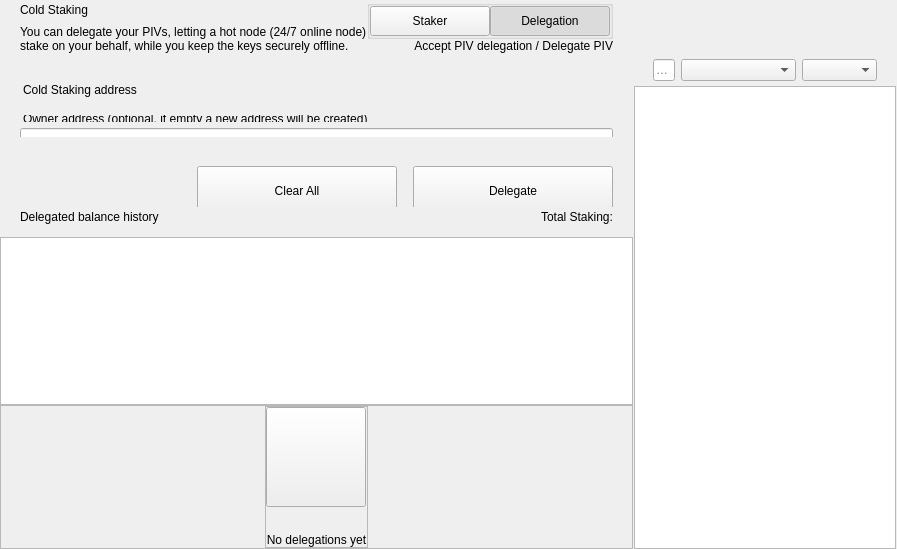
<?xml version="1.0" encoding="UTF-8"?>
<ui version="4.0">
 <class>ColdStakingWidget</class>
 <widget class="QWidget" name="ColdStakingWidget">
  <property name="geometry">
   <rect>
    <x>0</x>
    <y>0</y>
    <width>629</width>
    <height>549</height>
   </rect>
  </property>
  <property name="windowTitle">
   <string>Form</string>
  </property>
  <layout class="QHBoxLayout" name="horizontalLayout_1" stretch="2,1">
   <property name="spacing">
    <number>0</number>
   </property>
   <property name="leftMargin">
    <number>0</number>
   </property>
   <property name="topMargin">
    <number>0</number>
   </property>
   <property name="rightMargin">
    <number>0</number>
   </property>
   <property name="bottomMargin">
    <number>0</number>
   </property>
   <item>
    <widget class="QWidget" name="left" native="true">
     <layout class="QVBoxLayout" name="verticalLayout_3">
      <property name="leftMargin">
       <number>0</number>
      </property>
      <property name="topMargin">
       <number>0</number>
      </property>
      <property name="rightMargin">
       <number>0</number>
      </property>
      <property name="bottomMargin">
       <number>0</number>
      </property>
      <item>
       <layout class="QVBoxLayout" name="verticalLayout_2">
        <property name="spacing">
         <number>0</number>
        </property>
        <item>
         <layout class="QVBoxLayout" name="verticalLayoutTop">
          <property name="spacing">
           <number>0</number>
          </property>
          <property name="leftMargin">
           <number>0</number>
          </property>
          <property name="rightMargin">
           <number>0</number>
          </property>
          <item>
           <widget class="QWidget" name="containerTitle" native="true">
            <property name="sizePolicy">
             <sizepolicy hsizetype="Preferred" vsizetype="Minimum">
              <horstretch>0</horstretch>
              <verstretch>0</verstretch>
             </sizepolicy>
            </property>
            <property name="maximumSize">
             <size>
              <width>16777215</width>
              <height>100</height>
             </size>
            </property>
            <layout class="QHBoxLayout" name="containerTitleLayout">
             <property name="spacing">
              <number>0</number>
             </property>
             <property name="leftMargin">
              <number>20</number>
             </property>
             <property name="topMargin">
              <number>0</number>
             </property>
             <property name="rightMargin">
              <number>20</number>
             </property>
             <property name="bottomMargin">
              <number>0</number>
             </property>
             <item>
              <layout class="QVBoxLayout" name="verticalLayout11">
               <property name="spacing">
                <number>5</number>
               </property>
               <item>
                <widget class="QLabel" name="labelTitle">
                 <property name="text">
                  <string>Cold Staking</string>
                 </property>
                </widget>
               </item>
               <item>
                <widget class="QLabel" name="labelSubtitle1">
                 <property name="maximumSize">
                  <size>
                   <width>16777215</width>
                   <height>16777215</height>
                  </size>
                 </property>
                 <property name="text">
                  <string>You can delegate your PIVs, letting a hot node (24/7 online node)
stake on your behalf, while you keep the keys securely offline.</string>
                 </property>
                </widget>
               </item>
              </layout>
             </item>
             <item>
              <spacer name="horizontalSpacer">
               <property name="orientation">
                <enum>Qt::Horizontal</enum>
               </property>
               <property name="sizeHint" stdset="0">
                <size>
                 <width>40</width>
                 <height>20</height>
                </size>
               </property>
              </spacer>
             </item>
             <item>
              <widget class="QWidget" name="containerViewPrivacyChecks" native="true">
               <layout class="QVBoxLayout" name="containerPrivacyChecks">
                <property name="spacing">
                 <number>0</number>
                </property>
                <property name="leftMargin">
                 <number>0</number>
                </property>
                <property name="topMargin">
                 <number>0</number>
                </property>
                <property name="rightMargin">
                 <number>0</number>
                </property>
                <property name="bottomMargin">
                 <number>0</number>
                </property>
                <item alignment="Qt::AlignHCenter|Qt::AlignVCenter">
                 <widget class="QGroupBox" name="groupBox">
                  <property name="title">
                   <string/>
                  </property>
                  <layout class="QHBoxLayout" name="horizontalLayout_2_1">
                   <property name="spacing">
                    <number>0</number>
                   </property>
                   <property name="leftMargin">
                    <number>0</number>
                   </property>
                   <property name="topMargin">
                    <number>0</number>
                   </property>
                   <property name="rightMargin">
                    <number>0</number>
                   </property>
                   <property name="bottomMargin">
                    <number>0</number>
                   </property>
                   <item>
                    <widget class="QPushButton" name="pushLeft">
                     <property name="minimumSize">
                      <size>
                       <width>120</width>
                       <height>30</height>
                      </size>
                     </property>
                     <property name="maximumSize">
                      <size>
                       <width>120</width>
                       <height>30</height>
                      </size>
                     </property>
                     <property name="focusPolicy">
                      <enum>Qt::NoFocus</enum>
                     </property>
                     <property name="text">
                      <string>Staker</string>
                     </property>
                     <property name="checkable">
                      <bool>true</bool>
                     </property>
                     <property name="autoExclusive">
                      <bool>true</bool>
                     </property>
                    </widget>
                   </item>
                   <item>
                    <widget class="QPushButton" name="pushRight">
                     <property name="minimumSize">
                      <size>
                       <width>120</width>
                       <height>30</height>
                      </size>
                     </property>
                     <property name="maximumSize">
                      <size>
                       <width>120</width>
                       <height>30</height>
                      </size>
                     </property>
                     <property name="focusPolicy">
                      <enum>Qt::NoFocus</enum>
                     </property>
                     <property name="text">
                      <string>Delegation</string>
                     </property>
                     <property name="checkable">
                      <bool>true</bool>
                     </property>
                     <property name="checked">
                      <bool>true</bool>
                     </property>
                     <property name="autoExclusive">
                      <bool>true</bool>
                     </property>
                    </widget>
                   </item>
                  </layout>
                 </widget>
                </item>
                <item alignment="Qt::AlignTop">
                 <widget class="QLabel" name="labelSubtitle2">
                  <property name="text">
                   <string>Accept PIV delegation / Delegate PIV</string>
                  </property>
                  <property name="alignment">
                   <set>Qt::AlignRight|Qt::AlignTrailing|Qt::AlignVCenter</set>
                  </property>
                 </widget>
                </item>
               </layout>
              </widget>
             </item>
            </layout>
           </widget>
          </item>
          <item>
           <spacer name="verticalSpacer_2">
            <property name="orientation">
             <enum>Qt::Vertical</enum>
            </property>
            <property name="sizeType">
             <enum>QSizePolicy::Fixed</enum>
            </property>
            <property name="sizeHint" stdset="0">
             <size>
              <width>20</width>
              <height>30</height>
             </size>
            </property>
           </spacer>
          </item>
          <item>
           <widget class="QWidget" name="containerSend" native="true">
            <property name="minimumSize">
             <size>
              <width>0</width>
              <height>50</height>
             </size>
            </property>
            <layout class="QVBoxLayout" name="containerSendRow">
             <property name="spacing">
              <number>6</number>
             </property>
             <property name="leftMargin">
              <number>0</number>
             </property>
             <property name="topMargin">
              <number>0</number>
             </property>
             <property name="rightMargin">
              <number>0</number>
             </property>
             <property name="bottomMargin">
              <number>0</number>
             </property>
             <item>
              <widget class="QLabel" name="labelEditTitle">
               <property name="maximumSize">
                <size>
                 <width>16777215</width>
                 <height>30</height>
                </size>
               </property>
               <property name="styleSheet">
                <string notr="true">padding-left:20px; padding-bottom:3px;</string>
               </property>
               <property name="text">
                <string>Cold Staking address</string>
               </property>
              </widget>
             </item>
             <item>
              <spacer name="verticalSpacer_6">
               <property name="orientation">
                <enum>Qt::Vertical</enum>
               </property>
               <property name="sizeType">
                <enum>QSizePolicy::Fixed</enum>
               </property>
               <property name="sizeHint" stdset="0">
                <size>
                 <width>20</width>
                 <height>9</height>
                </size>
               </property>
              </spacer>
             </item>
             <item>
              <widget class="QWidget" name="containerOwner" native="true">
               <layout class="QVBoxLayout" name="vContainerOwner">
                <property name="spacing">
                 <number>4</number>
                </property>
                <property name="leftMargin">
                 <number>20</number>
                </property>
                <property name="topMargin">
                 <number>0</number>
                </property>
                <property name="rightMargin">
                 <number>20</number>
                </property>
                <property name="bottomMargin">
                 <number>0</number>
                </property>
                <item>
                 <widget class="QLabel" name="labelSubtitleDescription">
                  <property name="maximumSize">
                   <size>
                    <width>16777215</width>
                    <height>20</height>
                   </size>
                  </property>
                  <property name="styleSheet">
                   <string notr="true">margin-bottom:2px;
                   margin-left:0.05px;
                   padding:0px;</string>
                  </property>
                  <property name="text">
                   <string>Owner address (optional, if empty a new address will be created)</string>
                  </property>
                 </widget>
                </item>
                <item>
                 <widget class="QLineEdit" name="lineEditOwnerAddress">
                  <property name="minimumSize">
                   <size>
                    <width>0</width>
                    <height>50</height>
                   </size>
                  </property>
                  <property name="maximumSize">
                   <size>
                    <width>16777215</width>
                    <height>50</height>
                   </size>
                  </property>
                  <property name="styleSheet">
                   <string notr="true"/>
                  </property>
                  <property name="placeholderText">
                   <string>Enter owner address</string>
                  </property>
                 </widget>
                </item>
               </layout>
              </widget>
             </item>
            </layout>
           </widget>
          </item>
         </layout>
        </item>
        <item>
         <spacer name="verticalSpacer_3">
          <property name="orientation">
           <enum>Qt::Vertical</enum>
          </property>
          <property name="sizeType">
           <enum>QSizePolicy::Minimum</enum>
          </property>
          <property name="sizeHint" stdset="0">
           <size>
            <width>20</width>
            <height>20</height>
           </size>
          </property>
         </spacer>
        </item>
        <item>
         <widget class="QWidget" name="containerBtn" native="true">
          <property name="minimumSize">
           <size>
            <width>0</width>
            <height>50</height>
           </size>
          </property>
          <layout class="QHBoxLayout" name="horizontalLayout">
           <property name="rightMargin">
            <number>20</number>
           </property>
           <item>
            <spacer name="horizontalSpacer_2">
             <property name="orientation">
              <enum>Qt::Horizontal</enum>
             </property>
             <property name="sizeHint" stdset="0">
              <size>
               <width>200</width>
               <height>20</height>
              </size>
             </property>
            </spacer>
           </item>
           <item>
            <layout class="QHBoxLayout" name="horizontalLayout_7">
             <item>
              <spacer name="horizontalSpacer_3">
               <property name="orientation">
                <enum>Qt::Horizontal</enum>
               </property>
               <property name="sizeType">
                <enum>QSizePolicy::Expanding</enum>
               </property>
               <property name="sizeHint" stdset="0">
                <size>
                 <width>40</width>
                 <height>20</height>
                </size>
               </property>
              </spacer>
             </item>
             <item>
              <widget class="QPushButton" name="pushButtonClear">
               <property name="minimumSize">
                <size>
                 <width>200</width>
                 <height>50</height>
                </size>
               </property>
               <property name="focusPolicy">
                <enum>Qt::NoFocus</enum>
               </property>
               <property name="text">
                <string>Clear All</string>
               </property>
              </widget>
             </item>
             <item>
              <spacer name="horizontalSpacer_4">
               <property name="orientation">
                <enum>Qt::Horizontal</enum>
               </property>
               <property name="sizeType">
                <enum>QSizePolicy::Fixed</enum>
               </property>
               <property name="sizeHint" stdset="0">
                <size>
                 <width>10</width>
                 <height>20</height>
                </size>
               </property>
              </spacer>
             </item>
             <item>
              <widget class="QPushButton" name="pushButtonSend">
               <property name="minimumSize">
                <size>
                 <width>200</width>
                 <height>50</height>
                </size>
               </property>
               <property name="maximumSize">
                <size>
                 <width>200</width>
                 <height>50</height>
                </size>
               </property>
               <property name="focusPolicy">
                <enum>Qt::NoFocus</enum>
               </property>
               <property name="text">
                <string>Delegate</string>
               </property>
              </widget>
             </item>
            </layout>
           </item>
          </layout>
         </widget>
        </item>
        <item>
         <widget class="QWidget" name="containerHistoryLabel" native="true">
          <layout class="QHBoxLayout" name="horizontalLayout_4">
           <property name="spacing">
            <number>0</number>
           </property>
           <property name="leftMargin">
            <number>20</number>
           </property>
           <property name="topMargin">
            <number>0</number>
           </property>
           <property name="rightMargin">
            <number>20</number>
           </property>
           <property name="bottomMargin">
            <number>0</number>
           </property>
           <item>
            <widget class="QWidget" name="verticalWidget" native="true">
             <property name="minimumSize">
              <size>
               <width>100</width>
               <height>0</height>
              </size>
             </property>
             <layout class="QVBoxLayout" name="verticalLayout_58">
              <property name="leftMargin">
               <number>0</number>
              </property>
              <property name="topMargin">
               <number>0</number>
              </property>
              <property name="rightMargin">
               <number>0</number>
              </property>
              <property name="bottomMargin">
               <number>0</number>
              </property>
              <item>
               <widget class="QLabel" name="labelListHistory">
                <property name="text">
                 <string>Delegated balance history</string>
                </property>
               </widget>
              </item>
             </layout>
            </widget>
           </item>
           <item>
            <spacer name="horizontalSpacer_5">
             <property name="orientation">
              <enum>Qt::Horizontal</enum>
             </property>
             <property name="sizeHint" stdset="0">
              <size>
               <width>40</width>
               <height>20</height>
              </size>
             </property>
            </spacer>
           </item>
           <item>
            <widget class="QLabel" name="labelStakingTotal">
             <property name="text">
              <string>Total Staking:</string>
             </property>
            </widget>
           </item>
          </layout>
         </widget>
        </item>
        <item>
         <layout class="QVBoxLayout" name="verticalLayout_64">
          <property name="spacing">
           <number>0</number>
          </property>
          <item>
           <spacer name="verticalSpacer_44">
            <property name="orientation">
             <enum>Qt::Vertical</enum>
            </property>
            <property name="sizeType">
             <enum>QSizePolicy::Fixed</enum>
            </property>
            <property name="sizeHint" stdset="0">
             <size>
              <width>20</width>
              <height>10</height>
             </size>
            </property>
           </spacer>
          </item>
          <item>
           <widget class="QListView" name="listView">
            <property name="enabled">
             <bool>true</bool>
            </property>
            <property name="mouseTracking">
             <bool>true</bool>
            </property>
           </widget>
          </item>
          <item>
           <widget class="QFrame" name="emptyContainer">
            <property name="minimumSize">
             <size>
              <width>0</width>
              <height>100</height>
             </size>
            </property>
            <property name="frameShape">
             <enum>QFrame::StyledPanel</enum>
            </property>
            <property name="frameShadow">
             <enum>QFrame::Raised</enum>
            </property>
            <layout class="QVBoxLayout" name="verticalLayout_71" stretch="1,8">
             <property name="spacing">
              <number>0</number>
             </property>
             <property name="leftMargin">
              <number>0</number>
             </property>
             <property name="topMargin">
              <number>0</number>
             </property>
             <property name="rightMargin">
              <number>0</number>
             </property>
             <property name="bottomMargin">
              <number>0</number>
             </property>
             <item>
              <spacer name="verticalSpacer">
               <property name="orientation">
                <enum>Qt::Vertical</enum>
               </property>
               <property name="sizeHint" stdset="0">
                <size>
                 <width>20</width>
                 <height>20</height>
                </size>
               </property>
              </spacer>
             </item>
             <item alignment="Qt::AlignHCenter|Qt::AlignVCenter">
              <widget class="QFrame" name="emptyScreen">
               <property name="sizePolicy">
                <sizepolicy hsizetype="Expanding" vsizetype="Expanding">
                 <horstretch>0</horstretch>
                 <verstretch>0</verstretch>
                </sizepolicy>
               </property>
               <property name="frameShape">
                <enum>QFrame::StyledPanel</enum>
               </property>
               <property name="frameShadow">
                <enum>QFrame::Raised</enum>
               </property>
               <layout class="QVBoxLayout" name="verticalLayout">
                <property name="spacing">
                 <number>30</number>
                </property>
                <property name="leftMargin">
                 <number>0</number>
                </property>
                <property name="topMargin">
                 <number>0</number>
                </property>
                <property name="rightMargin">
                 <number>0</number>
                </property>
                <property name="bottomMargin">
                 <number>0</number>
                </property>
                <item alignment="Qt::AlignHCenter|Qt::AlignVCenter">
                 <widget class="QPushButton" name="pushImgEmpty">
                  <property name="minimumSize">
                   <size>
                    <width>100</width>
                    <height>100</height>
                   </size>
                  </property>
                  <property name="maximumSize">
                   <size>
                    <width>100</width>
                    <height>100</height>
                   </size>
                  </property>
                  <property name="focusPolicy">
                   <enum>Qt::NoFocus</enum>
                  </property>
                  <property name="text">
                   <string/>
                  </property>
                  <property name="iconSize">
                   <size>
                    <width>100</width>
                    <height>100</height>
                   </size>
                  </property>
                 </widget>
                </item>
                <item alignment="Qt::AlignHCenter|Qt::AlignVCenter">
                 <widget class="QLabel" name="labelEmpty">
                  <property name="styleSheet">
                   <string notr="true"/>
                  </property>
                  <property name="text">
                   <string>No delegations yet</string>
                  </property>
                  <property name="alignment">
                   <set>Qt::AlignCenter</set>
                  </property>
                 </widget>
                </item>
               </layout>
              </widget>
             </item>
            </layout>
           </widget>
          </item>
         </layout>
        </item>
       </layout>
      </item>
     </layout>
    </widget>
   </item>
   <item>
    <widget class="QWidget" name="right" native="true">
     <layout class="QVBoxLayout" name="rightContainer">
      <property name="spacing">
       <number>0</number>
      </property>
      <property name="leftMargin">
       <number>1</number>
      </property>
      <property name="topMargin">
       <number>0</number>
      </property>
      <property name="rightMargin">
       <number>1</number>
      </property>
      <property name="bottomMargin">
       <number>0</number>
      </property>
      <item>
       <widget class="QWidget" name="containerRightButtons" native="true">
        <property name="minimumSize">
         <size>
          <width>0</width>
          <height>50</height>
         </size>
        </property>
        <layout class="QVBoxLayout" name="verticalLayout_4">
         <property name="leftMargin">
          <number>19</number>
         </property>
         <property name="topMargin">
          <number>0</number>
         </property>
         <property name="rightMargin">
          <number>19</number>
         </property>
         <property name="bottomMargin">
          <number>0</number>
         </property>
         <item>
          <widget class="OptionButton" name="btnCoinControl" native="true">
           <property name="minimumSize">
            <size>
             <width>0</width>
             <height>0</height>
            </size>
           </property>
          </widget>
         </item>
         <item>
          <widget class="OptionButton" name="btnColdStaking" native="true"/>
         </item>
         <item>
          <widget class="OptionButton" name="btnMyStakingAddresses" native="true">
           <property name="sizePolicy">
            <sizepolicy hsizetype="Preferred" vsizetype="Minimum">
             <horstretch>0</horstretch>
             <verstretch>0</verstretch>
            </sizepolicy>
           </property>
          </widget>
         </item>
        </layout>
       </widget>
      </item>
      <item>
       <widget class="QWidget" name="sortWidget" native="true">
        <layout class="QHBoxLayout" name="horizontalLayout_6">
         <property name="leftMargin">
          <number>19</number>
         </property>
         <property name="rightMargin">
          <number>19</number>
         </property>
         <property name="bottomMargin">
          <number>5</number>
         </property>
           <item>
            <widget class="QLineEdit" name="lineEditFilter">
             <property name="sizePolicy">
              <sizepolicy hsizetype="Expanding" vsizetype="Fixed">
               <horstretch>0</horstretch>
               <verstretch>0</verstretch>
              </sizepolicy>
             </property>
             <property name="minimumSize">
              <size>
               <width>0</width>
               <height>0</height>
              </size>
             </property>
             <property name="contextMenuPolicy">
              <enum>Qt::DefaultContextMenu</enum>
             </property>
             <property name="acceptDrops">
              <bool>false</bool>
             </property>
             <property name="maxLength">
              <number>40</number>
             </property>
             <property name="placeholderText">
              <string>Filter</string>
             </property>
            </widget>
           </item>
         <item>
          <spacer name="horizontalSpacer_6">
           <property name="orientation">
            <enum>Qt::Horizontal</enum>
           </property>
           <property name="sizeType">
              <enum>QSizePolicy::Preferred</enum>
           </property>
           <property name="sizeHint" stdset="0">
            <size>
             <width>20</width>
             <height>20</height>
            </size>
           </property>
          </spacer>
         </item>
         <item>
          <widget class="QComboBox" name="comboBoxSort">
           <property name="sizePolicy">
            <sizepolicy hsizetype="Preferred" vsizetype="Fixed">
             <horstretch>0</horstretch>
             <verstretch>0</verstretch>
            </sizepolicy>
           </property>
           <property name="minimumSize">
            <size>
             <width>115</width>
             <height>0</height>
            </size>
           </property>
          </widget>
         </item>
         <item>
          <widget class="QComboBox" name="comboBoxSortOrder">
           <property name="sizePolicy">
            <sizepolicy hsizetype="Preferred" vsizetype="Fixed">
             <horstretch>0</horstretch>
             <verstretch>0</verstretch>
            </sizepolicy>
           </property>
           <property name="minimumSize">
            <size>
             <width>75</width>
             <height>0</height>
            </size>
           </property>
          </widget>
         </item>
        </layout>
       <zorder>comboBoxSort</zorder>
       <zorder>comboBoxSortOrder</zorder>
       <zorder>lineEditFilter</zorder>
       </widget>
      </item>
      <item>
       <widget class="QListView" name="listViewStakingAddress">
        <property name="enabled">
         <bool>true</bool>
        </property>
        <property name="mouseTracking">
         <bool>true</bool>
        </property>
       </widget>
      </item>
     </layout>
    </widget>
   </item>
  </layout>
 </widget>
 <customwidgets>
  <customwidget>
   <class>OptionButton</class>
   <extends>QWidget</extends>
   <header>qt/pivx/optionbutton.h</header>
   <container>1</container>
  </customwidget>
 </customwidgets>
 <resources/>
 <connections/>
</ui>
